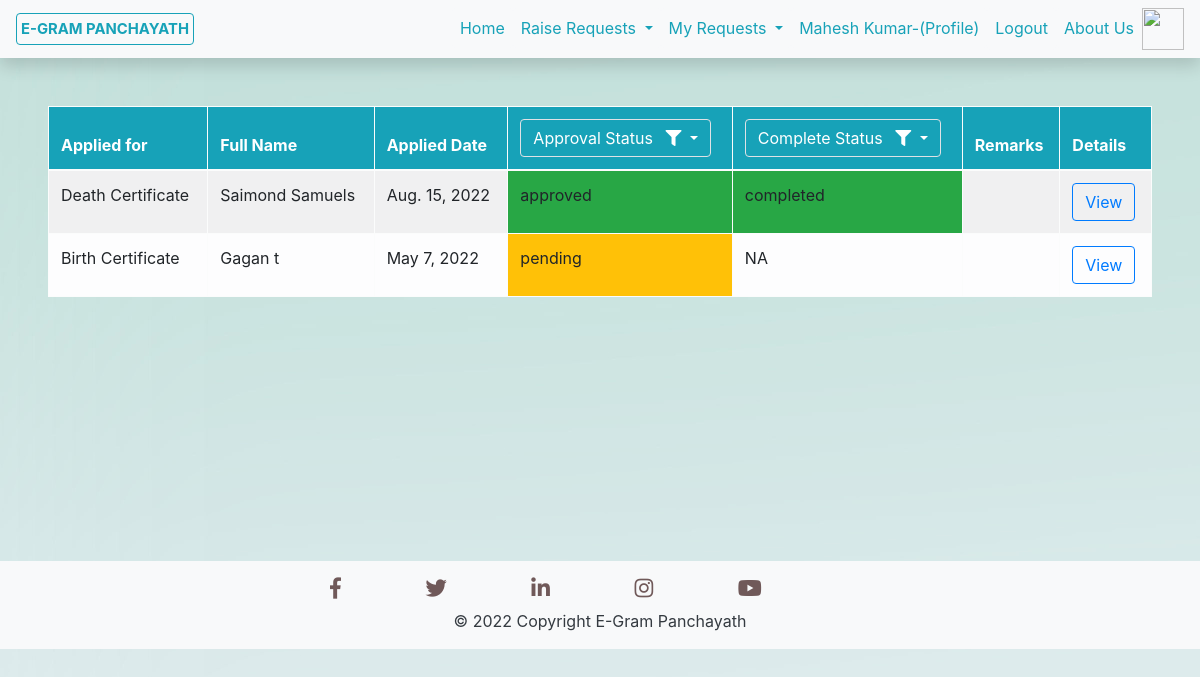
Page /My_Cert_Requests/ (signed in) on the committed database.
### Services/models.py (models this page shows, shortened)
class Certificates(models.Model):
    Cert_Name = models.CharField(max_length=50)
    Cand_Name = models.CharField(max_length=50)
    Father_Name = models.CharField(max_length=50)
    Mother_Name = models.CharField(max_length=50)
    Address = models.CharField(max_length=300)
    doc_name = models.CharField(max_length=30)
    Cert_Requested_By = models.ForeignKey(User, on_delete=models.CASCADE,default=None, null=True, blank=True)
    Cert_Applied_Date = models.DateTimeField(default=timezone.now)
    document_proof = models.FileField(upload_to='Files/',default=None, null=True, blank=True)
    Birth_Date = models.DateField()
    phoneno = models.CharField(max_length=10, default=None, null=True, blank=True)
    Birth_location = models.CharField(max_length=200, default=None, null=True, blank=True)
    Death_Date = models.DateField(default=None, null=True, blank=True)
    Death_location = models.CharField(max_length=200, default=None, null=True, blank=True)
    Cast = models.CharField(max_length=50, default=None, null=True, blank=True)
    Cast_Category = models.CharField(max_length=10, default=None, null=True, blank=True)
    Income_Value = models.CharField(max_length=20, default=None, null=True, blank=True)
    Remarks = models.TextField()
    Approval_Status = models.CharField(max_length=20)
    Completion_Status = models.CharField(max_length=20, default=None, null=True, blank=True)
    certificate = models.FileField(upload_to='Certificates/',default=None, null=True, blank=True)
    Cert_Estimated_Completion_Date = models.DateField(default=None, null=True, blank=True)

### Services/views.py (the view)
# urls.py: path('My_Cert_Requests/', My_Cert_Requests.as_view(), name='MyCertRequests'),
class My_Cert_Requests(ListView):
    model = Certificates
    template_name = "Services/MyCertRequests.html"
    context_object_name = 'requests'
    paginate_by = 5
    def get_queryset(self):
        req = Certificates.objects.filter(Cert_Requested_By=self.request.user).order_by('-Cert_Applied_Date')
        def ExecQuery(req, Cert):
            key = list(Cert.keys())[0]
            if key=='Cert_Approval_Status':
                req = req.filter(Approval_Status=Cert[key]).order_by('-Cert_Applied_Date')
            if key=='Cert_Completion_Status':
                req = req.filter(Completion_Status=Cert[key]).order_by('-Cert_Applied_Date')
            return req
        if self.request.GET.get('idAppStatus'):
            req = ExecQuery(req, {'Cert_Approval_Status':self.request.GET.get('idAppStatus')})
        if self.request.GET.get('idCompStatus'):
            req = ExecQuery(req, {'Cert_Completion_Status':self.request.GET.get('idCompStatus')})
        return req

### Services/templates/Services/MyCertRequests.html (shortened to what this page needs)
{% extends 'Services/Base.html' %}
{% block content %}
<div class="p-5">
    <form method="get" action="#">
    <table class="rounded table table-hover table-bordered table-striped table-light">
        <thead class="bg-info text-white">
            <tr>
                <th scope="col">Applied for</th>
                <th scope="col">Full Name</th>
                <th scope="col">Applied Date</th>
                <th scope="col">
                    <div class="dropdown">
                        <button class="btn btn-info border dropdown-toggle" type="button" id="dropdownMenuButton" data-toggle="dropdown" aria-haspopup="true" aria-expanded="false">
                          Approval Status <i class="fas fa-filter ml-2"></i>
                        </button>
                      </div>
                </th>
                <th scope="col">
                    <div class="dropdown">
                        <button class="btn btn-info border dropdown-toggle" type="button" id="dropdownMenuButton" data-toggle="dropdown" aria-haspopup="true" aria-expanded="false">
                          Complete Status <i class="fas fa-filter ml-2"></i>
                        </button>
                      </div>
                </th>
                <th scope="col">Remarks</th>
                <th scope="col">Details</th>
            </tr>
        </thead>
        <tbody>
        {% for request in requests %}
        <tr>
            <td>{{ request.Cert_Name }}</td>
            <td scope="row"> {{ request.Cand_Name }} </td>
            <td>{{ request.Cert_Applied_Date.date }}</td>
            {% if request.Approval_Status == 'pending' %}
                <td class="bg-warning">{{ request.Approval_Status }}</td>
            {% elif request.Approval_Status == 'approved' %}
                <td class="bg-success">{{ request.Approval_Status }}</td>
            {% elif request.Approval_Status == 'rejected' %}
                <td class="bg-danger">{{ request.Approval_Status }}</td>
            {% endif %}
            {% if request.Completion_Status == 'pending' %}
                <td class="bg-warning">{{ request.Completion_Status }}</td>
            {% elif request.Completion_Status == 'completed' %}
                <td class="bg-success">{{ request.Completion_Status }}</td>
            {% elif request.Completion_Status == 'rejected' %}
                <td class="bg-danger">{{ request.Completion_Status }}</td>
            {% else %}
                <td class="">{{ request.Completion_Status }}</td>
            {% endif %}
            <td>{{ request.Cert_Remarks }}</td>
            <td>
                <a class="btn btn-outline-primary" href="{% url 'certificate-detail' request.id %}">View</a>
            </td>
          </tr>
        {% empty %}
        <tr>
            <td align="center" colspan="7" >No Entries</td>
        </tr>
        {% endfor %}
        </tbody>
        </table>
    </form>
</div>
{% endblock content %}

### Services/templates/Services/Base.html (shortened to what this page needs)
<!DOCTYPE html>
<html>
<head>
  <link rel="stylesheet" href="https://maxcdn.bootstrapcdn.com/bootstrap/4.4.1/css/bootstrap.min.css">
  <link rel="stylesheet" href="https://use.fontawesome.com/releases/v5.7.0/css/all.css">
</head>
{% load static %}
</head>
<body onload="loadfunction()" background="/media/Background_New.jpg">
	<nav class="navbar navbar-expand-lg navbar-light bg-light shadow ">
        <b><a class="active navhead p-1 navbar-brand rounded text-info" href="{% url 'Home' %}">E-GRAM PANCHAYATH</a></b>
        <div id="navbarNavDropdown" class="navbar-collapse collapse" >
            <ul class="navbar-nav">
              <li class="nav-item">
                      <a class="navhead bg-light rounded nav-link text-info" href="{% url 'Home' %}">Home</a>
                  </li>
                  {% if user.is_authenticated %}
                    {% if user.profile.Department != 'public' %}
                      <li class="nav-item dropdown">
                        <a class="navhead bg-light rounded nav-link text-info dropdown-toggle" href="#" id="navbarDropdownMenuLink" data-toggle="dropdown" aria-haspopup="true" aria-expanded="false">
                          Requests
                        </a>
                        <ul class="dropdown-menu">
                            <a class="navhead bg-light nav-link text-info" href="{% url 'ReqReceived' %}">Service/Complaint Requests</a>
                            <a class="navhead bg-light nav-link text-info" href="{% url 'CertReqReceived' %}">Certificate Requests</a>
                        </ul>
                      </li>
                      <li class="nav-item">
                      <a class="navhead bg-light rounded nav-link text-info" href="{% url 'profile' %}">{{ user.first_name }} {{ user.last_name }}-(Profile)</a>
                    </li>
                    {% elif user.profile.Department == 'public' %}
                      <li class="nav-item dropdown">
                        <a class="navhead bg-light rounded nav-link text-info dropdown-toggle" href="#" id="navbarDropdownMenuLink" data-toggle="dropdown" aria-haspopup="true" aria-expanded="false">
                          Raise Requests
                        </a>
                      </li>
                      <li class="nav-item dropdown">
                          <a class="navhead bg-light rounded nav-link text-info dropdown-toggle" href="#" id="navbarDropdownMenuLink" data-toggle="dropdown" aria-haspopup="true" aria-expanded="false">
                            My Requests
                          </a>
                    </li>
                      <li class="nav-item">
                        <a class="navhead bg-light rounded nav-link text-info" href="{% url 'profile' %}">{{ user.first_name }} {{ user.last_name }}-(Profile)</a>
                      </li>
                    {% endif %}
                    <a class="navhead bg-light rounded nav-link text-info" href="{% url 'Logout' %}">Logout</a>
                  {% endif %}
                  <li class="nav-item">
                      <a class="navhead bg-light rounded nav-link text-info" href="{% url 'AboutUs' %}">About Us</a>
                  </li>
                  <li class="nav-item">
                      <a  href="{% url 'admin:index' %}" target="_blank">
                       <img src="/media/adminimg.png" style="width:42px;height:42px;border:0;">
                      </a>
                  </li>
    			</ul>
    	</div>
	</nav>
          {% block content %}
          {% endblock %}
</body>
<footer class="page-footer bg-light py-2 font-small cyan darken-3 text-white" style="margin-top: 200px;">
  <div class="container">
    <div class="row">
        <div class="mt-2" style="align-content: center; margin-left: 260px;">
          <a class="footer_icons" target="_blank" href ="https://www.facebook.com/Meta/"><i class="fab fa-facebook-f fa-lg"></i></a>
          <a class="footer_icons" target="_blank" href ="https://mobile.twitter.com/explore"><i class="fab fa-twitter fa-lg "></i></a>
          <a class="footer_icons" target="_blank" href ="https://in.linkedin.com/"><i class="fab fa-linkedin-in fa-lg "></i></a>
          <a class="footer_icons" target="_blank" href ="https://www.instagram.com/instagram/?hl=en"><i class="fab fa-instagram fa-lg "></i></a>
          <a class="footer_icons" target="_blank" href ="https://www.youtube.com/" ><i class="fab fa-youtube fa-lg white-text "> </i></a>
        </div>
    </div>
  </div>
  <div class="footer-copyright text-dark text-center py-2" style="width: 100%;">
    © 2022 Copyright E-Gram Panchayath
  </div>
</footer>
</html>

### Services/templates/Services/Base.html (style rules this page uses)
.footer_icons { margin: 40px; text-decoration: none; color: rgb(112, 89, 89); }
.active,.navhead:hover { border:1px solid #17a2b8; font-weight:bold; font-size: 14.8px; }

### rows in the picture
Certificates: Cert_Name "Death Certificate", Cand_Name "Saimond Samuels", Cert_Applied_Date "Aug. 15, 2022", Approval_Status "approved", Completion_Status "completed"
Certificates: Cert_Name "Birth Certificate", Cand_Name "Gagan t", Cert_Applied_Date "May 7, 2022", Approval_Status "pending", Completion_Status "NA"

### other values in the picture
{{ user.first_name }} "Mahesh"
{{ user.last_name }} "Kumar"
